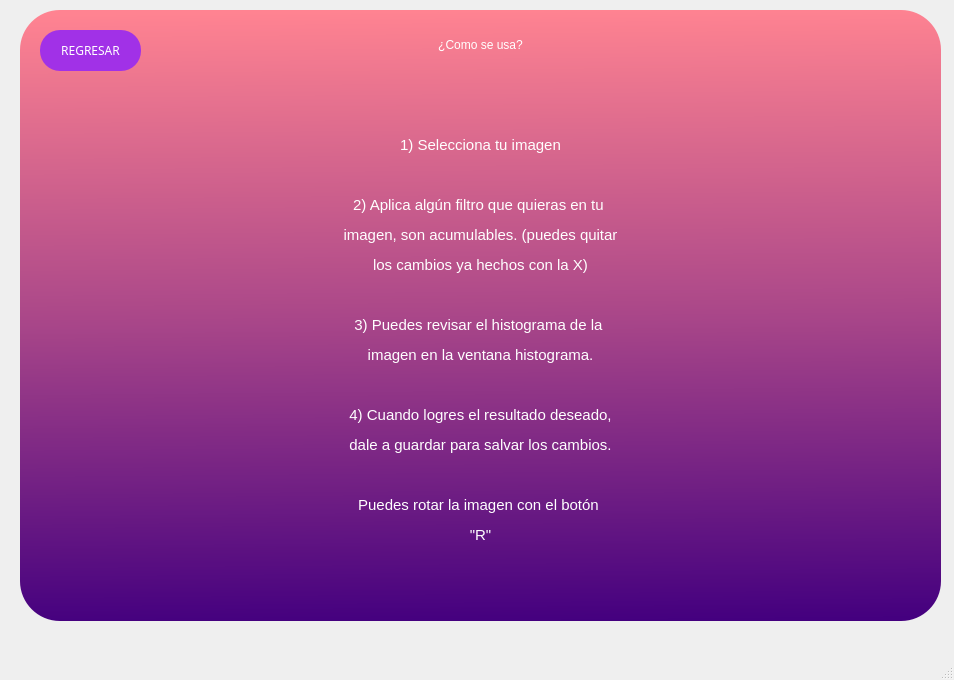
<?xml version="1.0" encoding="UTF-8"?>
<ui version="4.0">
 <class>MainWindow</class>
 <widget class="QMainWindow" name="MainWindow">
  <property name="geometry">
   <rect>
    <x>0</x>
    <y>0</y>
    <width>954</width>
    <height>680</height>
   </rect>
  </property>
  <property name="minimumSize">
   <size>
    <width>954</width>
    <height>680</height>
   </size>
  </property>
  <property name="maximumSize">
   <size>
    <width>954</width>
    <height>685</height>
   </size>
  </property>
  <property name="windowTitle">
   <string>MainWindow</string>
  </property>
  <widget class="QWidget" name="centralwidget">
   <widget class="QLabel" name="eliminar_boton_2">
    <property name="geometry">
     <rect>
      <x>20</x>
      <y>10</y>
      <width>921</width>
      <height>611</height>
     </rect>
    </property>
    <property name="styleSheet">
     <string notr="true">
background-color: qlineargradient(spread:pad, x1:0.542249, y1:1, x2:0.527, y2:0, stop:0 rgba(68, 0, 127, 255), stop:0.502488 rgba(170, 71, 137, 255), stop:1 rgba(255, 131, 145, 255));

border-radius: 40px;</string>
    </property>
    <property name="text">
     <string/>
    </property>
   </widget>
   <widget class="QLabel" name="label_4">
    <property name="geometry">
     <rect>
      <x>230</x>
      <y>20</y>
      <width>501</width>
      <height>51</height>
     </rect>
    </property>
    <property name="minimumSize">
     <size>
      <width>501</width>
      <height>51</height>
     </size>
    </property>
    <property name="maximumSize">
     <size>
      <width>501</width>
      <height>51</height>
     </size>
    </property>
    <property name="styleSheet">
     <string notr="true">font: 18pt &quot;Futura Maxi CG Bold&quot;;
color: white;</string>
    </property>
    <property name="text">
     <string>&lt;html&gt;&lt;head/&gt;&lt;body&gt;&lt;p align=&quot;center&quot;&gt;¿Como se usa?&lt;/p&gt;&lt;/body&gt;&lt;/html&gt;</string>
    </property>
   </widget>
   <widget class="QPushButton" name="regresar_boton">
    <property name="geometry">
     <rect>
      <x>40</x>
      <y>30</y>
      <width>101</width>
      <height>41</height>
     </rect>
    </property>
    <property name="font">
     <font>
      <family>Futura Maxi CG Bold</family>
     </font>
    </property>
    <property name="cursor">
     <cursorShape>PointingHandCursor</cursorShape>
    </property>
    <property name="styleSheet">
     <string notr="true">QPushButton#regresar_boton{
	border-radius:20px;
	color: white;
	background-color: #A131E7;
}

QPushButton#regresar_boton:pressed{
	padding-left: 5px;
	padding-top:5px;
	background-color: rgba(255, 131, 145, 255);
border-radius: 20px;
}

QPushButton#regresar_boton:hover{
	background-color:#EAC600;
	color:white;
border-radius: 20px;

}</string>
    </property>
    <property name="text">
     <string>REGRESAR</string>
    </property>
   </widget>
   <widget class="QLabel" name="label_5">
    <property name="geometry">
     <rect>
      <x>240</x>
      <y>80</y>
      <width>481</width>
      <height>521</height>
     </rect>
    </property>
    <property name="styleSheet">
     <string notr="true">font: 22pt &quot;Futura Maxi CG Bold&quot;;
color: white;</string>
    </property>
    <property name="text">
     <string>&lt;!DOCTYPE HTML PUBLIC &quot;-//W3C//DTD HTML 4.0//EN&quot; &quot;http://www.w3.org/TR/REC-html40/strict.dtd&quot;&gt;
&lt;html&gt;&lt;head&gt;&lt;meta name=&quot;qrichtext&quot; content=&quot;1&quot; /&gt;&lt;style type=&quot;text/css&quot;&gt;
p, li { white-space: pre-wrap; }
&lt;/style&gt;&lt;/head&gt;&lt;body style=&quot; font-family:'Futura Maxi CG Bold'; font-size:22pt; font-weight:400; font-style:normal;&quot;&gt;
&lt;p align=&quot;center&quot; style=&quot; margin-top:12px; margin-bottom:12px; margin-left:0px; margin-right:0px; -qt-block-indent:0; text-indent:0px;&quot;&gt;&lt;span style=&quot; font-size:11pt;&quot;&gt;1) Selecciona tu imagen&lt;/span&gt;&lt;/p&gt;
&lt;p align=&quot;center&quot; style=&quot;-qt-paragraph-type:empty; margin-top:12px; margin-bottom:12px; margin-left:0px; margin-right:0px; -qt-block-indent:0; text-indent:0px; font-size:11pt;&quot;&gt;&lt;br /&gt;&lt;/p&gt;
&lt;p align=&quot;center&quot; style=&quot; margin-top:12px; margin-bottom:12px; margin-left:0px; margin-right:0px; -qt-block-indent:0; text-indent:0px;&quot;&gt;&lt;span style=&quot; font-size:11pt;&quot;&gt;2) Aplica algún filtro que quieras en tu &lt;/span&gt;&lt;/p&gt;
&lt;p align=&quot;center&quot; style=&quot; margin-top:12px; margin-bottom:12px; margin-left:0px; margin-right:0px; -qt-block-indent:0; text-indent:0px;&quot;&gt;&lt;span style=&quot; font-size:11pt;&quot;&gt;imagen, son acumulables. (puedes quitar&lt;/span&gt;&lt;/p&gt;
&lt;p align=&quot;center&quot; style=&quot; margin-top:12px; margin-bottom:12px; margin-left:0px; margin-right:0px; -qt-block-indent:0; text-indent:0px;&quot;&gt;&lt;span style=&quot; font-size:11pt;&quot;&gt;los cambios ya hechos con la X)&lt;/span&gt;&lt;/p&gt;
&lt;p align=&quot;center&quot; style=&quot;-qt-paragraph-type:empty; margin-top:12px; margin-bottom:12px; margin-left:0px; margin-right:0px; -qt-block-indent:0; text-indent:0px; font-size:11pt;&quot;&gt;&lt;br /&gt;&lt;/p&gt;
&lt;p align=&quot;center&quot; style=&quot; margin-top:12px; margin-bottom:12px; margin-left:0px; margin-right:0px; -qt-block-indent:0; text-indent:0px;&quot;&gt;&lt;span style=&quot; font-size:11pt;&quot;&gt;3) Puedes revisar el histograma de la &lt;/span&gt;&lt;/p&gt;
&lt;p align=&quot;center&quot; style=&quot; margin-top:12px; margin-bottom:12px; margin-left:0px; margin-right:0px; -qt-block-indent:0; text-indent:0px;&quot;&gt;&lt;span style=&quot; font-size:11pt;&quot;&gt;imagen en la ventana histograma.&lt;/span&gt;&lt;/p&gt;
&lt;p align=&quot;center&quot; style=&quot;-qt-paragraph-type:empty; margin-top:12px; margin-bottom:12px; margin-left:0px; margin-right:0px; -qt-block-indent:0; text-indent:0px; font-size:11pt;&quot;&gt;&lt;br /&gt;&lt;/p&gt;
&lt;p align=&quot;center&quot; style=&quot; margin-top:12px; margin-bottom:12px; margin-left:0px; margin-right:0px; -qt-block-indent:0; text-indent:0px;&quot;&gt;&lt;span style=&quot; font-size:11pt;&quot;&gt;4) Cuando logres el resultado deseado,&lt;/span&gt;&lt;/p&gt;
&lt;p align=&quot;center&quot; style=&quot; margin-top:12px; margin-bottom:12px; margin-left:0px; margin-right:0px; -qt-block-indent:0; text-indent:0px;&quot;&gt;&lt;span style=&quot; font-size:11pt;&quot;&gt;dale a guardar para salvar los cambios.&lt;/span&gt;&lt;/p&gt;
&lt;p align=&quot;center&quot; style=&quot;-qt-paragraph-type:empty; margin-top:12px; margin-bottom:12px; margin-left:0px; margin-right:0px; -qt-block-indent:0; text-indent:0px; font-size:11pt;&quot;&gt;&lt;br /&gt;&lt;/p&gt;
&lt;p align=&quot;center&quot; style=&quot; margin-top:12px; margin-bottom:12px; margin-left:0px; margin-right:0px; -qt-block-indent:0; text-indent:0px;&quot;&gt;&lt;span style=&quot; font-size:11pt;&quot;&gt;Puedes rotar la imagen con el botón &lt;/span&gt;&lt;/p&gt;
&lt;p align=&quot;center&quot; style=&quot; margin-top:12px; margin-bottom:12px; margin-left:0px; margin-right:0px; -qt-block-indent:0; text-indent:0px;&quot;&gt;&lt;span style=&quot; font-size:11pt;&quot;&gt;&amp;quot;R&amp;quot;&lt;/span&gt;&lt;/p&gt;&lt;/body&gt;&lt;/html&gt;</string>
    </property>
   </widget>
  </widget>
  <widget class="QMenuBar" name="menubar">
   <property name="geometry">
    <rect>
     <x>0</x>
     <y>0</y>
     <width>954</width>
     <height>26</height>
    </rect>
   </property>
  </widget>
  <widget class="QStatusBar" name="statusbar"/>
 </widget>
 <resources/>
 <connections/>
</ui>
